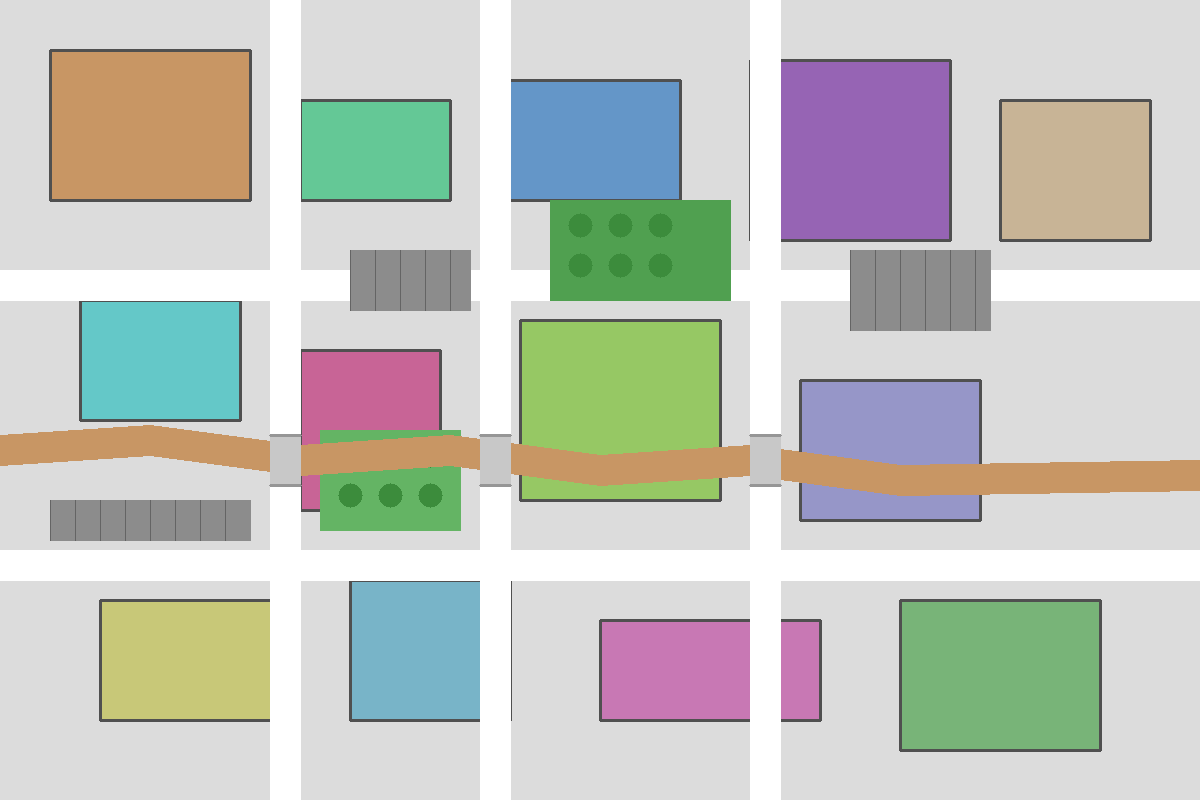
#> input picture sample_map.png, 1200 x 800 px
$ python -i navigation_system.py   (imports and definitions only)
#> lines starting #> are read from the running program, lines starting #| are printed output that depends on the picture; after the words box and inside, x2 and y2 are one past the last pixel; in counts of white or black regions, pixels touching at a corner belong together
#!/usr/bin/env python3
# -*- coding: utf-8 -*-
"""
🚀 Python版 高度ナビゲーションシステム
元の色付き画像のみを使用し、詳細な移動指示を提供
"""

import cv2
import numpy as np
from PIL import Image, ImageDraw, ImageFont
import matplotlib.pyplot as plt
from typing import List, Tuple, Dict, Optional
import math
import heapq
from dataclasses import dataclass
import base64
from io import BytesIO

@dataclass
class Point:
    """座標点を表すクラス"""
    x: int
    y: int

    def __eq__(self, other):
        return self.x == other.x and self.y == other.y

    def __hash__(self):
        return hash((self.x, self.y))

@dataclass
class NavigationStep:
    """ナビゲーション手順を表すクラス"""
    position: Point
    direction: str  # 'straight', 'right', 'left', 'u_turn'
    distance: float
    instruction: str
    landmark: Optional[str] = None

class ColorMapNavigator:
    """色付き地図を使用したナビゲーションシステム"""

    def __init__(self, image_size: Tuple[int, int] = (1200, 800)):
        """
        初期化
        Args:
            image_size: 表示する画像サイズ (width, height)
        """
        self.image_size = image_size
        self.original_image = None
        self.processed_image = None
        self.binary_map = None
        self.start_point = None
        self.end_point = None
        self.path = []
        self.navigation_steps = []

        # 色の定義
        self.colors = {
            'path': (0, 255, 0),      # 緑色
            'start': (0, 0, 255),     # 青色
            'end': (255, 0, 0),       # 赤色
            'obstacle': (0, 0, 0),    # 黒色
            'free': (255, 255, 255)   # 白色
        }

    def load_image(self, image_path: str) -> bool:
        """
        画像を読み込んで処理
        Args:
            image_path: 画像ファイルのパス
        Returns:
            bool: 読み込み成功の可否
        """
#> called with image_path = 'sample_map.png'
        try:
            # 画像読み込み
            self.original_image = cv2.imread(image_path)
#> self.original_image is the input picture: shape (800, 1200, 3); mean B, G, R 191.7, 198.6, 195.4
            if self.original_image is None:
                return False

            # BGRからRGBに変換
            self.original_image = cv2.cvtColor(self.original_image, cv2.COLOR_BGR2RGB)

            # 指定サイズにリサイズ
            self.original_image = cv2.resize(self.original_image, self.image_size)

            # 処理用のコピーを作成
            self.processed_image = self.original_image.copy()

            # 二値マップを生成（経路探索用）
            self._create_binary_map()

            return True
        except Exception as e:
            print(f"画像読み込みエラー: {e}")
            return False

    def _create_binary_map(self):
        """元画像から二値マップを作成（内部処理用のみ）"""
        try:
            # グレースケール変換
            gray = cv2.cvtColor(self.original_image, cv2.COLOR_RGB2GRAY)
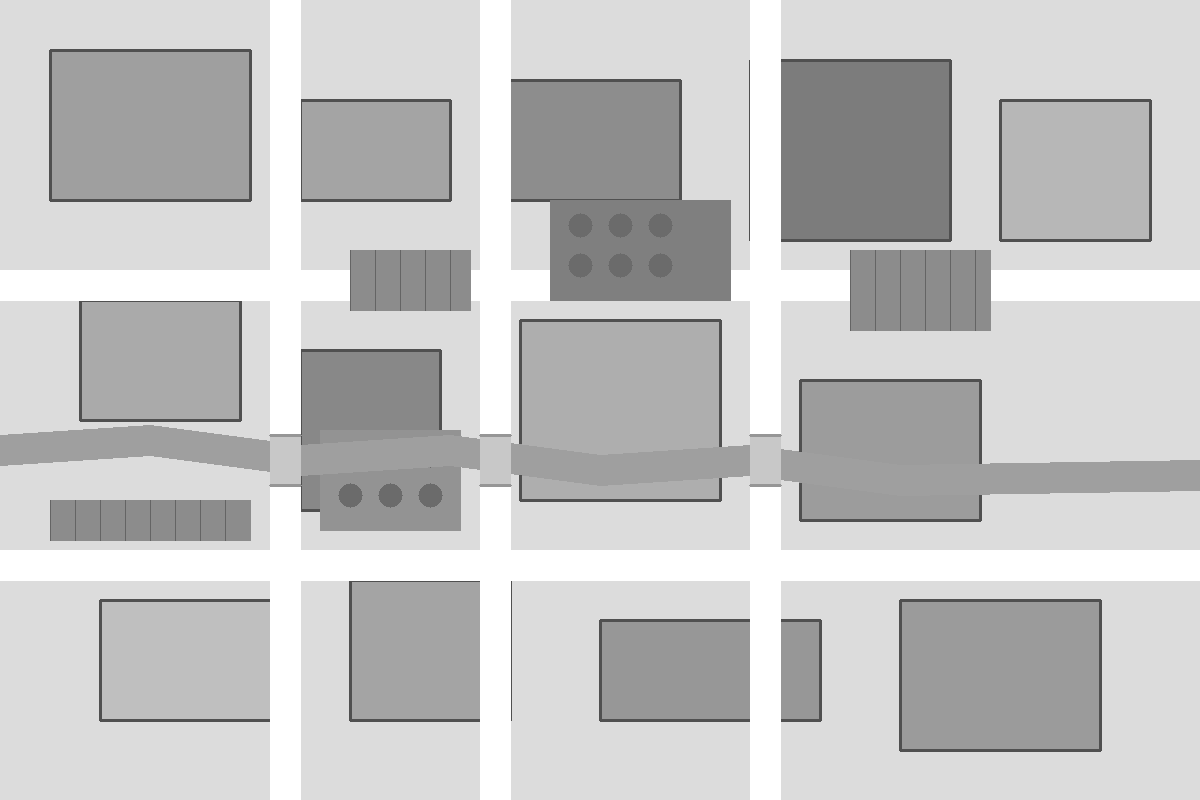
#> gray: shape (800, 1200); min 80, max 255, mean 196.8

            # 適応的二値化を使用
            binary = cv2.adaptiveThreshold(
                gray, 255, cv2.ADAPTIVE_THRESH_GAUSSIAN_C, cv2.THRESH_BINARY, 11, 2
            )
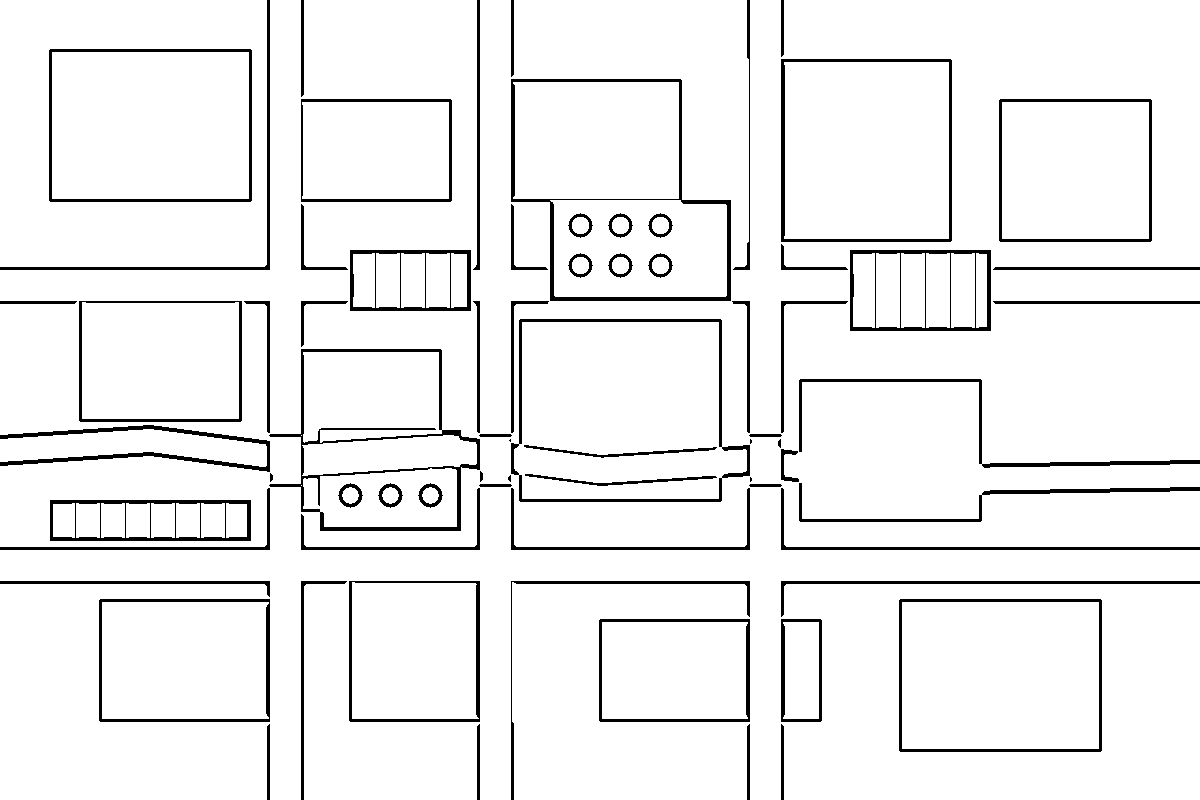
#> binary: shape (800, 1200); 93.9% white; 72 black regions (4 under 20 px), largest, box (x1, y1, x2, y2) and area: (269, 349, 480, 531) 3479, (511, 79, 731, 301) 3245, (511, 319, 750, 502) 2509

            # ノイズ除去
            kernel = np.ones((3, 3), np.uint8)
            binary = cv2.morphologyEx(binary, cv2.MORPH_CLOSE, kernel)
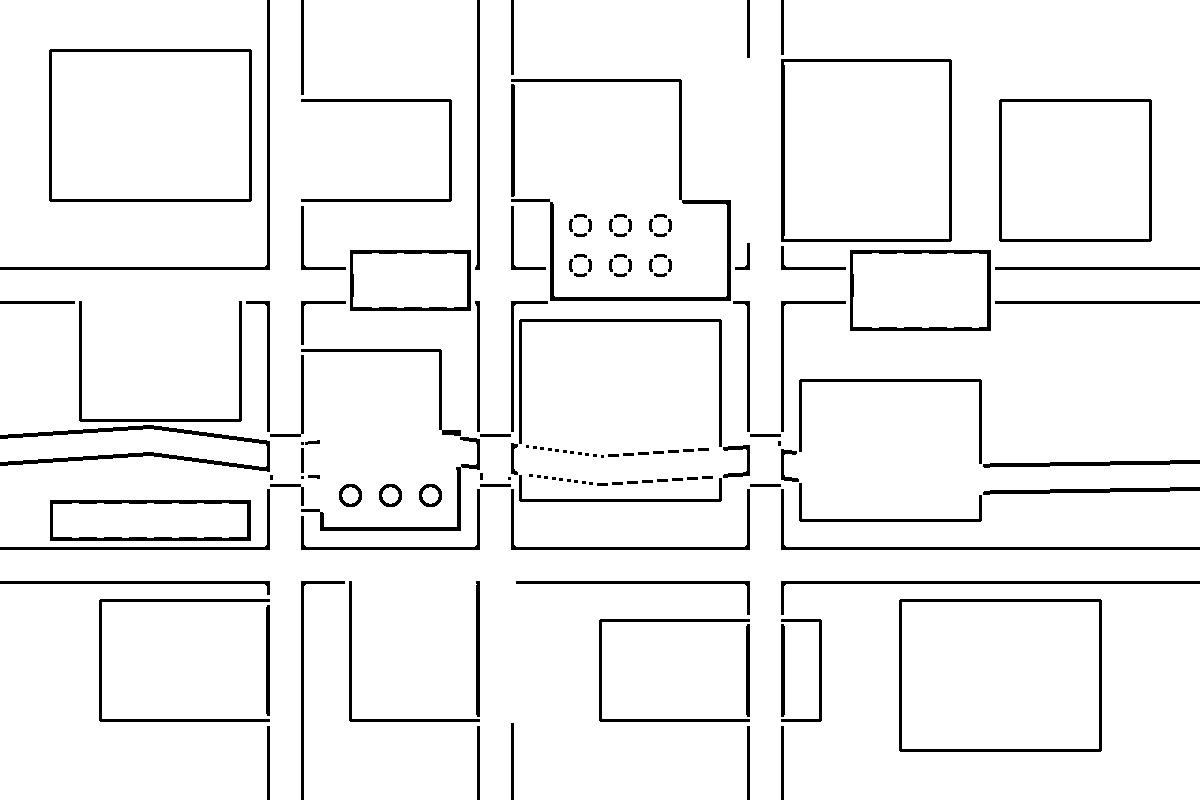
#> binary: shape (800, 1200); 94.2% white; 140 black regions (25 under 20 px), largest, box (x1, y1, x2, y2) and area: (511, 79, 731, 301) 2655, (781, 59, 952, 242) 2257, (0, 425, 270, 472) 2232
            binary = cv2.morphologyEx(binary, cv2.MORPH_OPEN, kernel)
#> binary: shape (800, 1200); 94.2% white; 133 black regions (24 under 20 px), largest, box (x1, y1, x2, y2) and area: (511, 79, 731, 301) 3117, (781, 59, 952, 242) 2257, (0, 425, 270, 472) 2232

            # 二値マップ作成（0=障害物, 1=通行可能）
            self.binary_map = (binary > 128).astype(np.uint8)

        except Exception as e:
            print(f"二値マップ作成エラー: {e}")
            # フォールバック: 全て通行可能
            self.binary_map = np.ones(self.image_size[::-1], dtype=np.uint8)

    # [321 lines left out: functions set_start_point, set_end_point, _update_display, find_path, _astar, _bfs and 4 more, not called in this run]

    def get_navigation_instructions(self) -> List[str]:
        """ナビゲーション指示のリストを取得"""
        return [step.instruction for step in self.navigation_steps]

    # [23 lines left out: functions get_image_as_base64, save_result, not called in this run]

# テスト用メイン関数
# [16 lines not run here, left out]

>>> result = ColorMapNavigator().load_image('sample_map.png')
